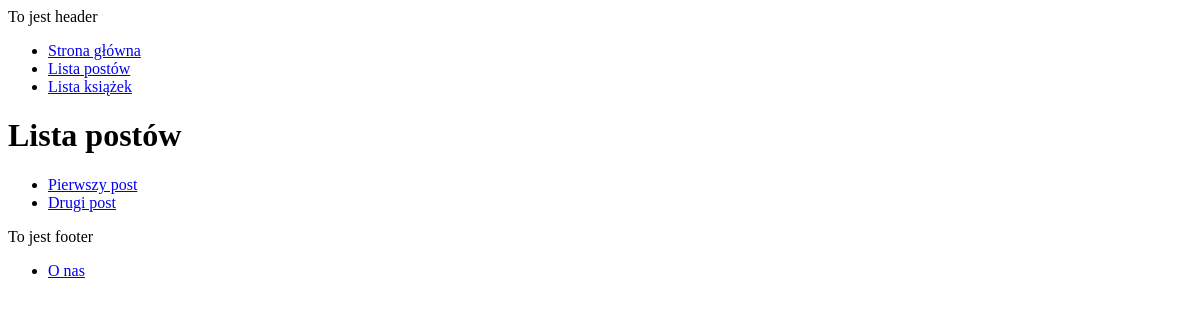
The app's page /posts/, older data.
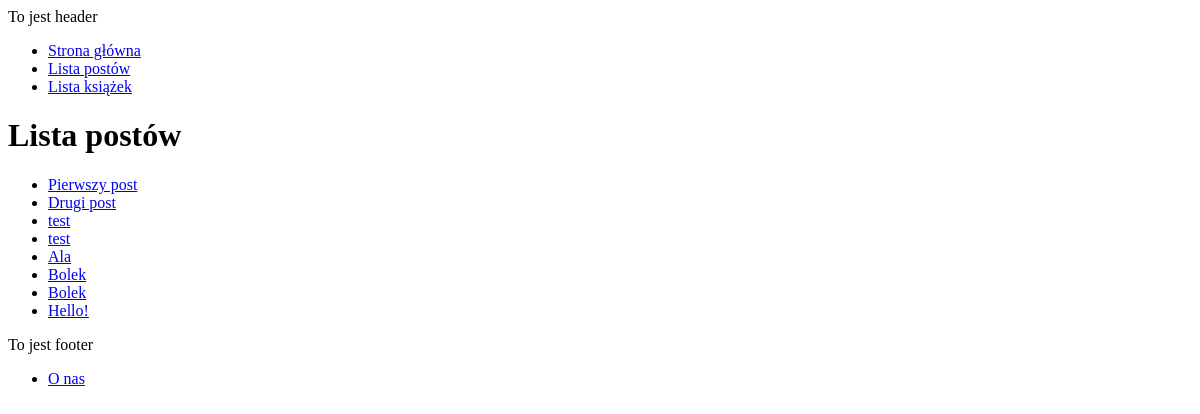
The same page, newer data.
### posts/models.py (models this page shows, shortened)
class Timestamped(models.Model, CheckAgeMixin):
    created = models.DateTimeField(auto_now_add=True)
    modified = models.DateTimeField(auto_now=True)
    class Meta:
        abstract = True

class Post(Timestamped):
    title = models.CharField(max_length=255)
    content = models.TextField()
    published = models.BooleanField(default=False)
    sponsored = models.BooleanField(default=False)
    user = models.ForeignKey("auth.User", on_delete=models.CASCADE)

### posts/views.py (the view)
# urls.py: path('', posts_list, name="list"),
def posts_list(request):
    posts = Post.objects.all()
    context = {'posts_list': posts}
    return render(request, "posts/list.html", context)

### posts/templates/posts/list.html (shortened to what this page needs)
{%  extends 'base.html' %}
{% block content %}
<h1>Lista postów</h1>
<ul>
    {% for post in posts_list %}
        <li>
            <a href="{% url 'posts:details' post.id %}">
                {{ post.title }} </a>
        </li>
    {% endfor %}
</ul>
{% endblock %}

Row changes from the older to the newer data that the page shows:
added Post: title "test"
added Post: title "test"
added Post: title "Ala"
added Post: title "Bolek"
added Post: title "Bolek"
added Post: title "Hello!"
